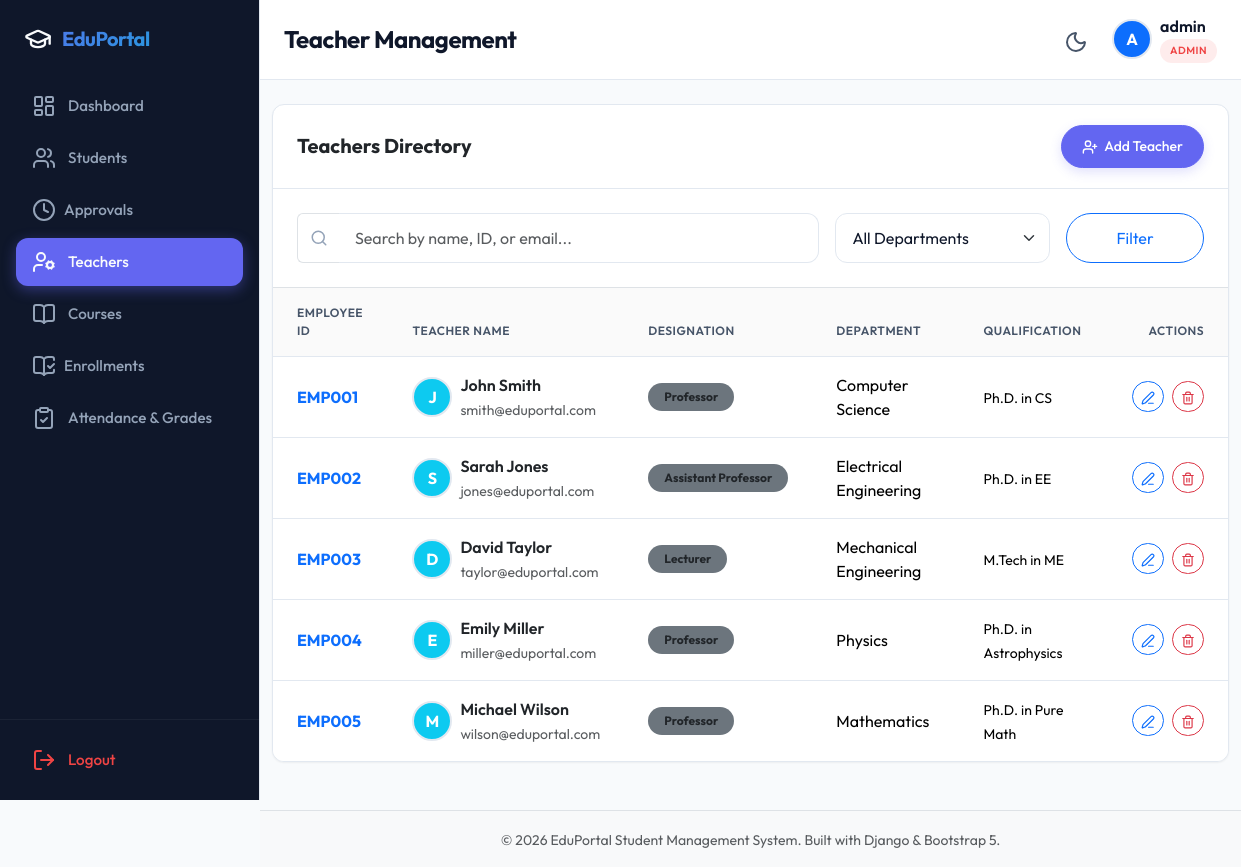
/portal/teachers/ (signed in), run on the app's committed database.
### apps/accounts/models.py (models this page shows, shortened)
class CustomUser(AbstractUser):
    class Role(models.TextChoices):
        ADMIN = 'ADMIN', 'Admin'
        TEACHER = 'TEACHER', 'Teacher'
        STUDENT = 'STUDENT', 'Student'
    role = models.CharField(
        max_length=10,
        choices=Role.choices,
        default=Role.STUDENT
    )

class Teacher(models.Model):
    user = models.OneToOneField(CustomUser, on_delete=models.CASCADE, related_name='teacher_profile')
    employee_id = models.CharField(max_length=20, unique=True)
    designation = models.CharField(max_length=100)
    department = models.CharField(max_length=100)
    qualification = models.CharField(max_length=200)

### apps/accounts/views.py (the view, shortened to what this page needs)
# urls.py: path('portal/teachers/', views.AdminTeacherListView.as_view(), name='admin_teacher_list'),
class AdminTeacherListView(AdminRequiredMixin, ListView):
    model = Teacher
    template_name = 'accounts/admin_teacher_list.html'
    context_object_name = 'teachers'
    paginate_by = 10
    def get_queryset(self):
        queryset = super().get_queryset()
        query = self.request.GET.get('q')
        dept = self.request.GET.get('dept')
        if dept:
            queryset = queryset.filter(department__iexact=dept)
        return queryset.order_by('employee_id')
    def get_context_data(self, **kwargs):
        context = super().get_context_data(**kwargs)
        context['departments'] = Teacher.objects.values_list('department', flat=True).distinct()
        return context

### apps/accounts/context_processors.py (called while the page is built)
def pending_count(request):
    count = 0
    enrollment_pending_count = 0
    if request.user.is_authenticated and getattr(request.user, 'role', None) == CustomUser.Role.ADMIN:
        count = Student.objects.filter(approval_status=Student.ApprovalStatus.PENDING).count()
        enrollment_pending_count = EnrollmentRequest.objects.filter(
            status=EnrollmentRequest.Status.PENDING
        ).count()
    return {
        'pending_count': count,
        'enrollment_pending_count': enrollment_pending_count,
    }

### apps/accounts/views.py (called while the page is built)
    def test_func(self):
        return self.request.user.is_authenticated and self.request.user.role == CustomUser.Role.ADMIN

### templates/accounts/admin_teacher_list.html (shortened to what this page needs)
{% extends 'base.html' %}
{% block page_title %}Teacher Management{% endblock %}
{% block content %}
<div class="table-card">
    <div class="table-card-header">
        <h5 class="m-0 fw-bold text-dark">Teachers Directory</h5>
        <a href="{% url 'admin_teacher_add' %}" class="btn btn-primary btn-sm rounded-pill">
            <i data-lucide="user-plus" class="me-1" style="width: 16px; height: 16px; vertical-align: text-bottom;"></i> Add Teacher
        </a>
    </div>
    <div class="p-4 border-bottom bg-light bg-opacity-10">
        <form method="get" class="row g-3">
            <div class="col-12 col-md-7">
                <div class="input-group">
                    <span class="input-group-text bg-transparent border-end-0 border-color"><i data-lucide="search" style="width: 18px; color: var(--text-muted);"></i></span>
                    <input type="text" name="q" value="{{ request.GET.q|default:'' }}" class="form-control border-start-0 border-color" placeholder="Search by name, ID, or email...">
                </div>
            </div>
            <div class="col-12 col-md-3">
                <select name="dept" class="form-select border-color">
                    <option value="">All Departments</option>
                </select>
            </div>
            <div class="col-12 col-md-2 d-grid">
                <button type="submit" class="btn btn-outline-primary rounded-pill">Filter</button>
            </div>
        </form>
    </div>
    <div class="table-responsive">
        <table class="table custom-table">
            <thead>
                <tr>
                    <th>Employee ID</th>
                    <th>Teacher Name</th>
                    <th>Designation</th>
                    <th>Department</th>
                    <th>Qualification</th>
                    <th class="text-end">Actions</th>
                </tr>
            </thead>
            <tbody>
                {% for teacher in teachers %}
                    <tr>
                        <td><span class="fw-bold text-primary">{{ teacher.employee_id }}</span></td>
                        <td>
                            <div class="d-flex align-items-center gap-2">
                                <div class="user-avatar bg-info text-white d-flex align-items-center justify-content-center fw-bold" style="width: 40px; height: 40px; border-radius: 50%;">
                                    {{ teacher.user.first_name|default:teacher.user.username|make_list|first|upper }}
                                </div>
                                <div>
                                    <div class="fw-semibold text-dark">{{ teacher.user.get_full_name|default:teacher.user.username }}</div>
                                    <span class="text-muted small">{{ teacher.user.email }}</span>
                                </div>
                            </div>
                        </td>
                        <td><span class="badge bg-secondary rounded-pill text-dark px-3 py-2 small">{{ teacher.designation }}</span></td>
                        <td>{{ teacher.department }}</td>
                        <td><span class="small">{{ teacher.qualification }}</span></td>
                        <td class="text-end">
                            <div class="d-inline-flex gap-2">
                                <a href="{% url 'admin_teacher_edit' teacher.id %}" class="btn btn-outline-primary btn-sm rounded-pill" title="Edit Teacher">
                                    <i data-lucide="edit-3" style="width: 14px; height: 14px;"></i>
                                </a>
                                <a href="{% url 'admin_teacher_delete' teacher.id %}" class="btn btn-outline-danger btn-sm rounded-pill" title="Delete Teacher">
                                    <i data-lucide="trash-2" style="width: 14px; height: 14px;"></i>
                                </a>
                            </div>
                        </td>
                    </tr>
                {% empty %}
                    <tr>
                        <td colspan="6" class="text-center text-muted py-4">No teacher records found matching the criteria.</td>
                    </tr>
                {% endfor %}
            </tbody>
        </table>
    </div>
</div>
{% endblock %}

### templates/base.html (shortened to what this page needs)
{% load static %}
<!DOCTYPE html>
<html lang="en" data-theme="light">
<head>
    <link href="https://cdn.jsdelivr.net/npm/bootstrap@5.3.2/dist/css/bootstrap.min.css" rel="stylesheet">
    <link rel="stylesheet" href="{% static 'css/main.css' %}">
</head>
<body>
    <div class="app-container">
        <aside class="sidebar" id="sidebar">
            <div class="sidebar-brand">
                <i data-lucide="graduation-cap" style="width: 28px; height: 28px;"></i>
                <span>EduPortal</span>
            </div>
            <ul class="sidebar-menu">
                {% if user.is_authenticated %}
                    <li class="sidebar-menu-item {% if request.resolver_match.url_name == 'dashboard' %}active{% endif %}">
                        <a href="{% url 'dashboard' %}" class="sidebar-link">
                            <i data-lucide="layout-dashboard"></i>
                            <span>Dashboard</span>
                        </a>
                    </li>
                    {% if user.role == 'ADMIN' %}
                        <li class="sidebar-menu-item {% if request.resolver_match.url_name == 'admin_student_list' %}active{% endif %}">
                            <a href="{% url 'admin_student_list' %}" class="sidebar-link">
                                <i data-lucide="users"></i>
                                <span>Students</span>
                            </a>
                        </li>
                        <li class="sidebar-menu-item {% if request.resolver_match.url_name == 'admin_pending_students' %}active{% endif %}">
                            <a href="{% url 'admin_pending_students' %}" class="sidebar-link d-flex align-items-center justify-content-between">
                                <span class="d-flex align-items-center gap-2">
                                    <i data-lucide="clock"></i>
                                    <span>Approvals</span>
                                </span>
                            </a>
                        </li>
                        <li class="sidebar-menu-item {% if 'teachers' in request.path %}active{% endif %}">
                            <a href="{% url 'admin_teacher_list' %}" class="sidebar-link">
                                <i data-lucide="user-cog"></i>
                                <span>Teachers</span>
                            </a>
                        </li>
                        <li class="sidebar-menu-item {% if 'courses' in request.path and 'pending-enrollments' not in request.path %}active{% endif %}">
                            <a href="{% url 'course_list' %}" class="sidebar-link">
                                <i data-lucide="book-open"></i>
                                <span>Courses</span>
                            </a>
                        </li>
                        <li class="sidebar-menu-item {% if request.resolver_match.url_name == 'admin_pending_enrollments' %}active{% endif %}">
                            <a href="{% url 'admin_pending_enrollments' %}" class="sidebar-link d-flex align-items-center justify-content-between">
                                <span class="d-flex align-items-center gap-2">
                                    <i data-lucide="book-open-check"></i>
                                    <span>Enrollments</span>
                                </span>
                            </a>
                        </li>
                        <li class="sidebar-menu-item {% if 'academics' in request.path %}active{% endif %}">
                            <a href="{% url 'academics_hub' %}" class="sidebar-link">
                                <i data-lucide="clipboard-check"></i>
                                <span>Attendance & Grades</span>
                            </a>
                        </li>
                    {% endif %}
                {% endif %}
            </ul>
            <div class="sidebar-footer">
                {% if user.is_authenticated %}
                    <form action="{% url 'logout' %}" method="post" id="logout-form">
                        <button type="submit" class="sidebar-link border-0 w-100 text-start bg-transparent" style="cursor: pointer;">
                            <i data-lucide="log-out" style="color: var(--color-danger)"></i>
                            <span style="color: var(--color-danger)">Logout</span>
                        </button>
                    </form>
                {% endif %}
            </div>
        </aside>
        <div class="main-content">
            <nav class="top-navbar">
                <div class="d-flex align-items-center gap-3">
                    <h1 class="page-title">{% block page_title %}Dashboard{% endblock %}</h1>
                </div>
                <div class="navbar-actions">
                    <button class="theme-toggle-btn" id="theme-toggle" title="Toggle Theme">
                        <i data-lucide="moon" id="theme-icon"></i>
                    </button>
                    {% if user.is_authenticated %}
                        <div class="d-flex align-items-center gap-2">
                            {% if user.role == 'STUDENT' and user.student_profile.profile_image %}
                                <img src="{{ user.student_profile.profile_image.url }}" class="user-avatar" alt="Avatar">
                            {% else %}
                                <div class="user-avatar bg-primary text-white d-flex align-items-center justify-content-center fw-bold" style="width: 40px; height: 40px; border-radius: 50%;">
                                    {{ user.username|make_list|first|upper }}
                                </div>
                            {% endif %}
                            <div class="d-none d-md-block text-start">
                                <div class="fw-semibold lh-sm">{{ user.get_full_name|default:user.username }}</div>
                                <span class="user-badge {{ user.role|lower }}" style="font-size: 0.65rem;">{{ user.get_role_display }}</span>
                            </div>
                        </div>
                    {% endif %}
                </div>
            </nav>
            <div class="container-fluid py-4 flex-grow-1">
                {% block content %}{% endblock %}
            </div>
            <footer class="py-3 bg-body-tertiary border-top mt-auto">
                <div class="container text-center">
                    <span class="text-muted small">© 2026 EduPortal Student Management System. Built with Django & Bootstrap 5.</span>
                </div>
            </footer>
        </div>
    </div>
</body>
</html>

### data on the page
CustomUser: username|make_list "A", get_full_name "admin", role "ADMIN"
Teacher: employee_id "EMP001", user.first_name|make_list "J", user.get_full_name "John Smith", user.email "smith@eduportal.com", designation "Professor", department "Computer Science", qualification "Ph.D. in CS"
Teacher: employee_id "EMP002", user.first_name|make_list "S", user.get_full_name "Sarah Jones", user.email "jones@eduportal.com", designation "Assistant Professor", department "Electrical Engineering", qualification "Ph.D. in EE"
Teacher: employee_id "EMP003", user.first_name|make_list "D", user.get_full_name "David Taylor", user.email "taylor@eduportal.com", designation "Lecturer", department "Mechanical Engineering", qualification "M.Tech in ME"
Teacher: employee_id "EMP004", user.first_name|make_list "E", user.get_full_name "Emily Miller", user.email "miller@eduportal.com", designation "Professor", department "Physics", qualification "Ph.D. in Astrophysics"
Teacher: employee_id "EMP005", user.first_name|make_list "M", user.get_full_name "Michael Wilson", user.email "wilson@eduportal.com", designation "Professor", department "Mathematics", qualification "Ph.D. in Pure Math"
